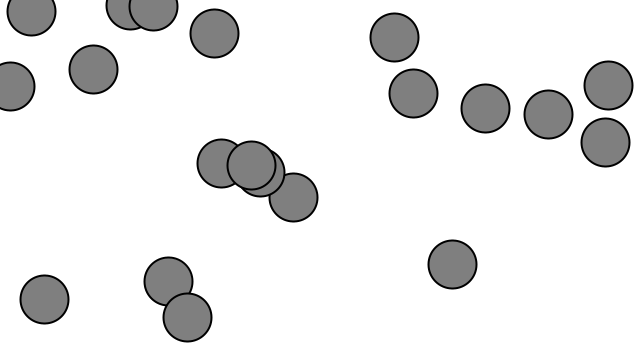
Frame 1 (no input)
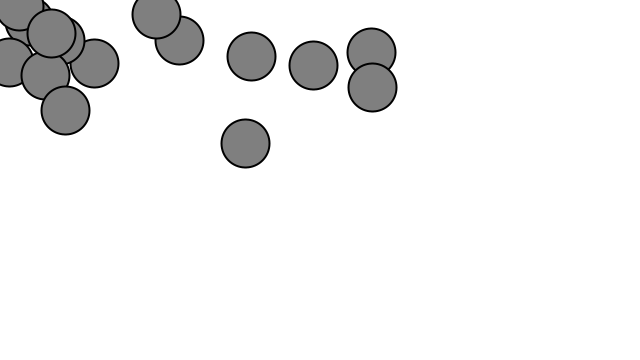
Frame 60 (the mouse pressed at the canvas centre just before this capture)
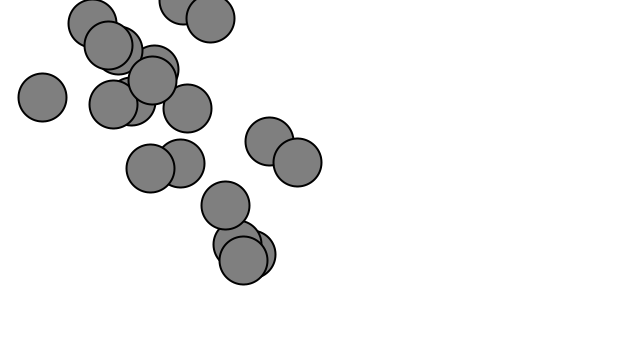
Frame 120 (the mouse held since frame 60 and released just before this capture)

The Processing sketch that drew these frames (run headless with seeded random() and noise(); from frame 60 on, the mouse is pressed at the canvas centre):

// Processing sketch: NOC_1_11_motion101_acceleration_array
// ── NOC_1_11_motion101_acceleration_array.pde
// hand-copying
// NOC_1_11_motion101_acceleration_array.pde

Mover[] movers = new Mover[20];

void setup() {
  size(640, 360);
  for (int i = 0; i < movers.length; i++) {
    movers[i] = new Mover();
  }
}

void draw() {
  background(255);
  
  for (int i = 0; i < movers.length; i++) {
    movers[i].update();
    movers[i].display();
  }
}

// ── Mover.pde
// hand-copying
// Mover.pde

class Mover {
  PVector position;
  PVector velocity;
  PVector acceleration;
  
  float topspeed;
  
  Mover() {
    position = new PVector(random(width), random(height));
    velocity = new PVector(0, 0);
    topspeed = 5;
  }
  
  void update() {
    PVector mouse = new PVector(mouseX, mouseY);
    acceleration = PVector.sub(mouse, position);
    acceleration.normalize();
    acceleration.mult(0.2);
    
    velocity.add(acceleration);
    velocity.limit(topspeed);
    position.add(velocity);
  }
  
  void display() {
    stroke(0);
    strokeWeight(2);
    fill(127);
    ellipse(position.x, position.y, 48, 48);
  }
}
